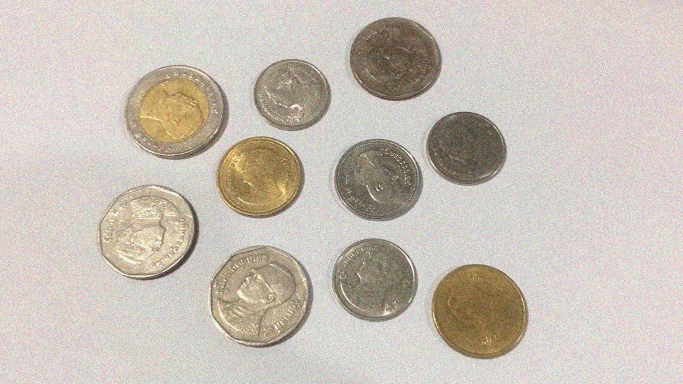
#> input picture Files/CoinNoise.png, 1366 x 768 px (shown at 1/2 size)
$ python cannyEdge.py
#> lines starting #> are read from the running program, lines starting #| are printed output that depends on the picture
import cv2

img = cv2.imread("Files/CoinNoise.png",0)
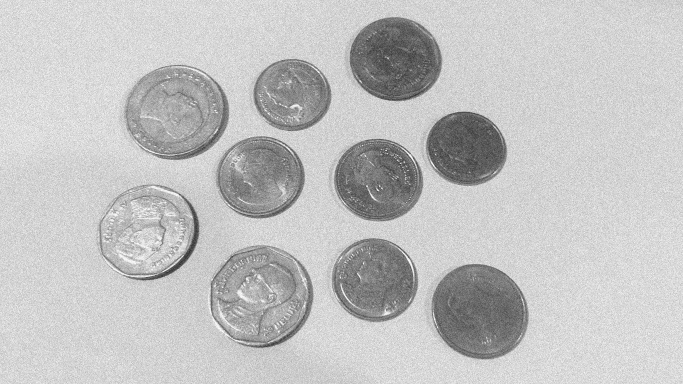
#> img: shape (768, 1366) (shown at 1/2 size); min 26, max 255, mean 194
img = cv2.cvtColor(img,cv2.COLOR_BGR2RGB)
#> img: shape (768, 1366, 3)
img = cv2.resize(img,(600, 400))
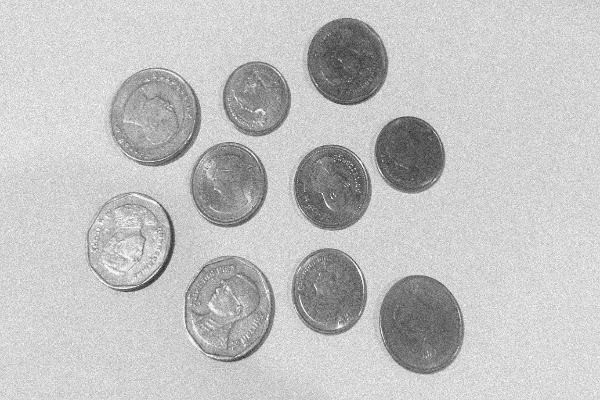
#> img: shape (400, 600, 3); min 42, max 252, mean 193.9

canny = cv2.Canny(img, 50, 200)
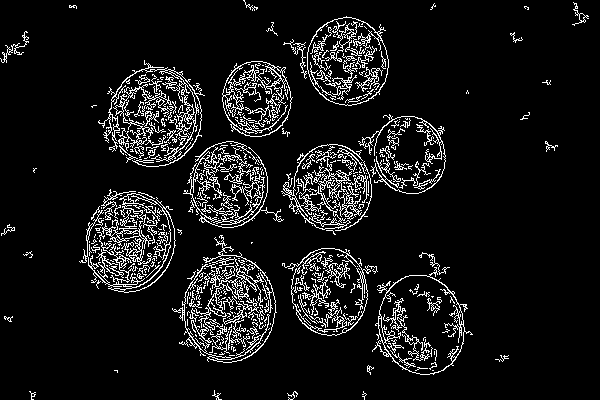
#> canny: shape (400, 600); 8.6% white in thin lines or dots

cv2.imshow("Original", img)
cv2.imshow("Canny", canny)

cv2.waitKey(0)
cv2.destroyAllWindows()
